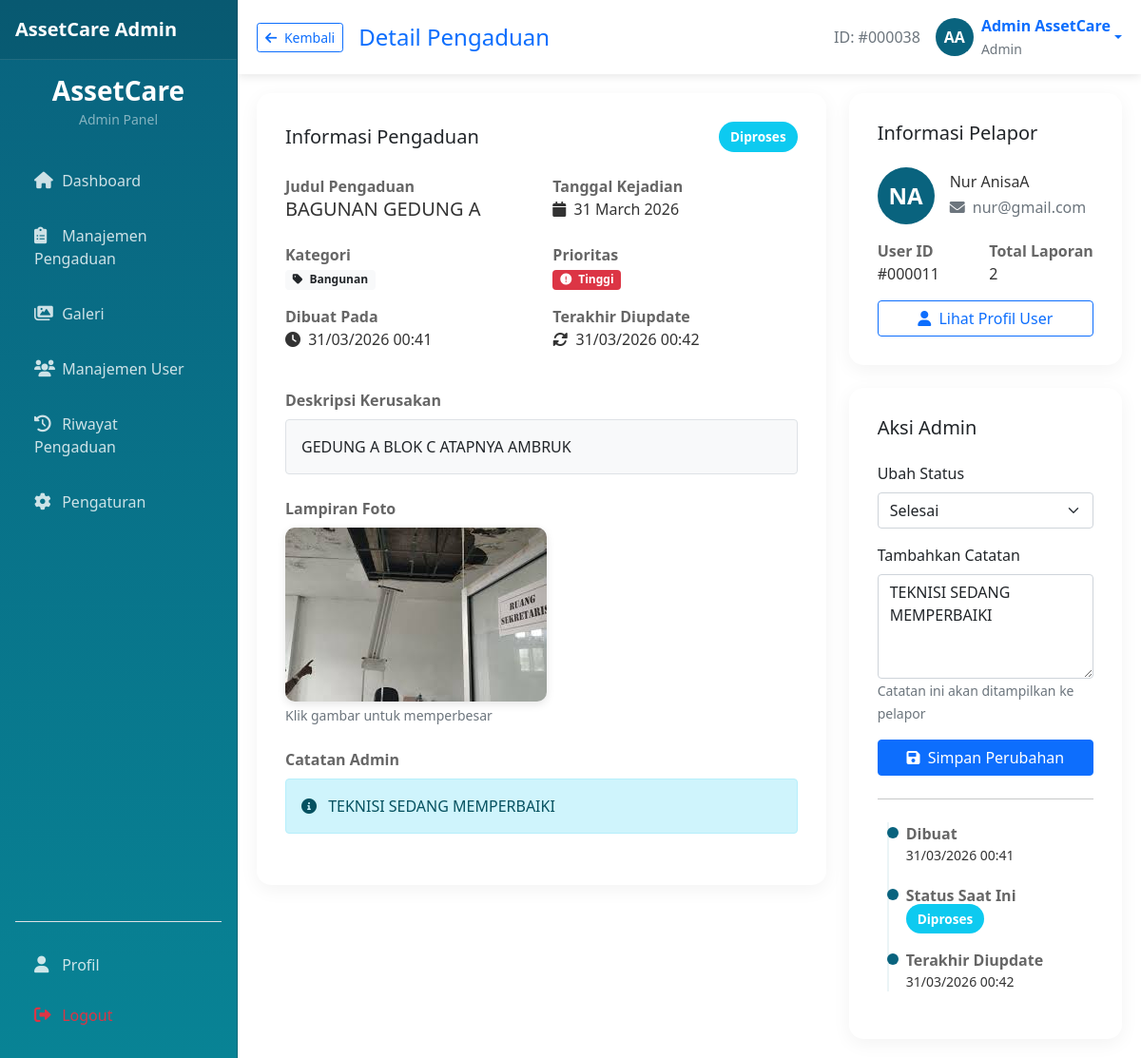
The app's page /admin/detail_pengaduan.php?id=38 (signed in) with its own data.
### tables this page shows
CREATE TABLE `pengaduan` (
  `id` int(11) NOT NULL,
  `user_id` int(11) NOT NULL,
  `tanggal_kejadian` date NOT NULL,
  `judul` varchar(200) NOT NULL,
  `kategori` varchar(255) DEFAULT NULL,
  `prioritas` enum('Rendah','Sedang','Tinggi') NOT NULL,
  `lampiran` varchar(255) DEFAULT NULL,
  `deskripsi` text NOT NULL,
  `status` enum('Menunggu','Diproses','Selesai','Ditolak') DEFAULT 'Menunggu',
  `catatan_admin` text DEFAULT NULL,
  `created_at` timestamp NOT NULL DEFAULT current_timestamp(),
  `updated_at` timestamp NOT NULL DEFAULT current_timestamp() ON UPDATE current_timestamp()
);

CREATE TABLE `users` (
  `id` int(11) NOT NULL,
  `nama` varchar(100) NOT NULL,
  `email` varchar(100) NOT NULL,
  `password` varchar(255) NOT NULL,
  `role` enum('pegawai','admin') DEFAULT 'pegawai',
  `status` varchar(10) DEFAULT 'aktif',
  `created_at` timestamp NOT NULL DEFAULT current_timestamp(),
  `updated_at` timestamp NOT NULL DEFAULT current_timestamp() ON UPDATE current_timestamp()
);

### config/database.php (called while the page is built, shortened)
<?php
class Database {
    private $host = "localhost";
    private $username = "root";
    private $password = "";
    private $database = "sapraskantor";
    public $conn;
    public function __construct() {
        $this->conn = new mysqli($this->host, $this->username, $this->password, $this->database);
    }
    public function escape_string($string) {
        return $this->conn->real_escape_string($string);
    }
    public function query($sql) {
        return $this->conn->query($sql);
    }
}
function generateInitials($name) {
    $words = explode(' ', $name);
    $initials = '';
    foreach ($words as $word) {
        if (!empty($word)) {
            $initials .= strtoupper($word[0]);
        }
    }
    return substr($initials, 0, 2);
}
?>

### admin/detail_pengaduan.php (the view, shortened to what this page needs)
<?php
require_once '../config/database.php';
$db = new Database();
$pengaduan_id = $db->escape_string($_GET['id']);
$query = "SELECT p.*, u.nama as nama_user, u.email as email_user
          FROM pengaduan p
          LEFT JOIN users u ON p.user_id = u.id
          WHERE p.id = '$pengaduan_id'";
$result = $db->query($query);
$pengaduan = $result->fetch_assoc();
?>
<!DOCTYPE html>
<html lang="id">
<head>
    <link href="https://cdn.jsdelivr.net/npm/bootstrap@5.1.3/dist/css/bootstrap.min.css" rel="stylesheet">
    <link rel="stylesheet" href="https://cdnjs.cloudflare.com/ajax/libs/font-awesome/6.0.0/css/all.min.css">
</head>
<body>
    <?php include 'sidebar.php'; ?>
    <div class="main-content">
        <div class="navbar-top d-flex justify-content-between align-items-center">
            <div class="d-flex align-items-center gap-3">
                <a href="pengaduan.php" class="btn btn-outline-primary btn-sm">
                    <i class="fas fa-arrow-left me-1"></i> Kembali
                </a>
                <h4 class="mb-0 text-primary">Detail Pengaduan</h4>
            </div>
            <div class="d-flex align-items-center gap-3">
                <span class="text-muted">ID: #<?php echo str_pad($pengaduan['id'], 6, '0', STR_PAD_LEFT); ?></span>
                <div class="dropdown">
                    <a href="#" class="d-flex align-items-center text-decoration-none dropdown-toggle"
                       data-bs-toggle="dropdown">
                        <div class="profile-avatar me-2">
                            <?php echo generateInitials($_SESSION['nama']); ?>
                        </div>
                        <div>
                            <span class="fw-bold"><?php echo $_SESSION['nama']; ?></span><br>
                            <small class="text-muted">Admin</small>
                        </div>
                    </a>
                </div>
            </div>
        </div>
        <div class="row">
            <div class="col-lg-8 mb-4">
                <div class="detail-card">
                    <div class="d-flex justify-content-between align-items-center mb-4">
                        <h5 class="mb-0">Informasi Pengaduan</h5>
                        <span class="badge-status badge-<?php echo strtolower($pengaduan['status']); ?>">
                            <?php echo $pengaduan['status']; ?>
                        </span>
                    </div>
                    <div class="row mb-4">
                        <div class="col-md-6 mb-3">
                            <div class="info-label">Judul Pengaduan</div>
                            <div class="info-value h5"><?php echo htmlspecialchars($pengaduan['judul']); ?></div>
                        </div>
                        <div class="col-md-6 mb-3">
                            <div class="info-label">Tanggal Kejadian</div>
                            <div class="info-value">
                                <i class="fas fa-calendar me-1"></i>
                                <?php echo date('d F Y', strtotime($pengaduan['tanggal_kejadian'])); ?>
                            </div>
                        </div>
                        <div class="col-md-6 mb-3">
                            <div class="info-label">Kategori</div>
                            <div class="info-value">
                                <span class="badge bg-light text-dark">
                                    <i class="fas fa-tag me-1"></i>
                                    <?php echo $pengaduan['kategori']; ?>
                                </span>
                            </div>
                        </div>
                        <div class="col-md-6 mb-3">
                            <div class="info-label">Prioritas</div>
                            <div class="info-value">
                                <?php
                                $priority_color = '';
                                switch($pengaduan['prioritas']) {
                                    case 'Tinggi': $priority_color = 'danger'; break;
                                }
                                ?>
                                <span class="badge bg-<?php echo $priority_color; ?>">
                                    <i class="fas fa-exclamation-circle me-1"></i>
                                    <?php echo $pengaduan['prioritas']; ?>
                                </span>
                            </div>
                        </div>
                        <div class="col-md-6 mb-3">
                            <div class="info-label">Dibuat Pada</div>
                            <div class="info-value">
                                <i class="fas fa-clock me-1"></i>
                                <?php echo date('d/m/Y H:i', strtotime($pengaduan['created_at'])); ?>
                            </div>
                        </div>
                        <div class="col-md-6 mb-3">
                            <div class="info-label">Terakhir Diupdate</div>
                            <div class="info-value">
                                <i class="fas fa-sync-alt me-1"></i>
                                <?php echo date('d/m/Y H:i', strtotime($pengaduan['updated_at'])); ?>
                            </div>
                        </div>
                    </div>
                    <div class="mb-4">
                        <div class="info-label mb-2">Deskripsi Kerusakan</div>
                        <div class="border rounded p-3 bg-light">
                            <?php echo nl2br(htmlspecialchars($pengaduan['deskripsi'])); ?>
                        </div>
                    </div>
                    <?php if ($pengaduan['lampiran']): ?>
                        <div class="mb-4">
                            <div class="info-label mb-2">Lampiran Foto</div>
                            <div>
                                <img src="../assets/uploads/<?php echo $pengaduan['lampiran']; ?>"
                                     alt="Lampiran Pengaduan"
                                     class="image-preview img-fluid"
                                     data-bs-toggle="modal" data-bs-target="#imageModal">
                                <small class="d-block text-muted mt-1">Klik gambar untuk memperbesar</small>
                            </div>
                        </div>
                    <?php endif; ?>
                    <?php if ($pengaduan['catatan_admin']): ?>
                        <div class="mb-4">
                            <div class="info-label mb-2">Catatan Admin</div>
                            <div class="alert alert-info">
                                <i class="fas fa-info-circle me-2"></i>
                                <?php echo nl2br(htmlspecialchars($pengaduan['catatan_admin'])); ?>
                            </div>
                        </div>
                    <?php endif; ?>
                </div>
            </div>
            <div class="col-lg-4">
                <div class="detail-card mb-4">
                    <h5 class="mb-4">Informasi Pelapor</h5>
                    <div class="d-flex align-items-center mb-3">
                        <div class="profile-avatar me-3" style="width: 60px; height: 60px; font-size: 1.5rem;">
                            <?php echo generateInitials($pengaduan['nama_user']); ?>
                        </div>
                        <div>
                            <div class="info-value h6 mb-1"><?php echo $pengaduan['nama_user']; ?></div>
                            <div class="text-muted">
                                <i class="fas fa-envelope me-1"></i>
                                <?php echo $pengaduan['email_user']; ?>
                            </div>
                        </div>
                    </div>
                    <div class="row g-2">
                        <div class="col-6">
                            <div class="info-label">User ID</div>
                            <div class="info-value">#<?php echo str_pad($pengaduan['user_id'], 6, '0', STR_PAD_LEFT); ?></div>
                        </div>
                        <div class="col-6">
                            <div class="info-label">Total Laporan</div>
                            <div class="info-value">
                                <?php
                                $total_query = $db->query("SELECT COUNT(*) as total FROM pengaduan WHERE user_id = '{$pengaduan['user_id']}'");
                                $total = $total_query->fetch_assoc()['total'];
                                echo $total;
                                ?>
                            </div>
                        </div>
                    </div>
                    <div class="mt-3">
                        <a href="profil_user.php?id=<?php echo $pengaduan['user_id']; ?>" class="btn btn-outline-primary w-100">
    <i class="fas fa-user me-1"></i> Lihat Profil User
</a>
                    </div>
                </div>
                <div class="detail-card">
                    <h5 class="mb-4">Aksi Admin</h5>
                    <form method="POST">
                        <div class="mb-3">
                            <label class="form-label">Ubah Status</label>
                            <select class="form-select" name="new_status" required>
                                <?php if ($pengaduan['status'] == 'Menunggu'): ?>
                                    <option value="Diproses">Diproses</option>
                                    <option value="Ditolak">Ditolak</option>
                                <?php elseif ($pengaduan['status'] == 'Diproses'): ?>
                                    <option value="Selesai">Selesai</option>
                                <?php else: ?>
                                    <option value="<?php echo $pengaduan['status']; ?>" selected><?php echo $pengaduan['status']; ?></option>
                                <?php endif; ?>
                            </select>
                        </div>
                        <div class="mb-3">
                            <label class="form-label">Tambahkan Catatan</label>
                            <textarea class="form-control" name="catatan_admin" rows="4"
                                      placeholder="Tambahkan catatan untuk pelapor..."><?php echo $pengaduan['catatan_admin']; ?></textarea>
                            <small class="text-muted">Catatan ini akan ditampilkan ke pelapor</small>
                        </div>
                        <button type="submit" name="update_status" class="btn btn-primary w-100">
                            <i class="fas fa-save me-1"></i> Simpan Perubahan
                        </button>
                    </form>
                    <hr class="my-4">
                    <div class="timeline">
                        <div class="timeline-item">
                            <div class="info-label">Dibuat</div>
                            <div class="info-value small">
                                <?php echo date('d/m/Y H:i', strtotime($pengaduan['created_at'])); ?>
                            </div>
                        </div>
                        <div class="timeline-item">
                            <div class="info-label">Status Saat Ini</div>
                            <div class="info-value">
                                <span class="badge-status badge-<?php echo strtolower($pengaduan['status']); ?>">
                                    <?php echo $pengaduan['status']; ?>
                                </span>
                            </div>
                        </div>
                        <?php if ($pengaduan['updated_at'] != $pengaduan['created_at']): ?>
                            <div class="timeline-item">
                                <div class="info-label">Terakhir Diupdate</div>
                                <div class="info-value small">
                                    <?php echo date('d/m/Y H:i', strtotime($pengaduan['updated_at'])); ?>
                                </div>
                            </div>
                        <?php endif; ?>
                    </div>
                </div>
            </div>
        </div>
    </div>
</body>
</html>

### admin/detail_pengaduan.php (style rules this page uses)
:root { --primary: #09637E; --secondary: #088395; --accent: #7AB2B2; --light: #EBF4F6; }
.profile-avatar { width: 40px; height: 40px; background: var(--primary); color: white; border-radius: 50%; display: flex; align-items: center; justify-content: center; font-weight: bold; }
.main-content { margin-left: 250px; padding: 20px; }
.navbar-top { background: white; box-shadow: 0 2px 10px rgba(0, 0, 0, 0.1); padding: 15px 20px; margin: -20px -20px 20px; }
.detail-card { background: white; border-radius: 15px; box-shadow: 0 5px 20px rgba(0, 0, 0, 0.05); padding: 30px; }
.info-label { color: #666; font-weight: 600; min-width: 150px; }
.info-value { color: #333; font-weight: 500; }
.badge-status { padding: 6px 12px; border-radius: 20px; font-size: 0.85rem; font-weight: 600; }
.badge-diproses { background: #0dcaf0; color: white; }
.timeline { position: relative; padding-left: 30px; }
.timeline::before { content: ''; position: absolute; left: 10px; top: 0; bottom: 0; width: 2px; background: var(--light); }
.timeline-item { position: relative; margin-bottom: 20px; }
.timeline-item::before { content: ''; position: absolute; left: -20px; top: 5px; width: 12px; height: 12px; border-radius: 50%; background: var(--primary); }
.image-preview { max-width: 300px; border-radius: 10px; box-shadow: 0 3px 10px rgba(0,0,0,0.1); }

### admin/sidebar.php (style rules this page uses)
@media (min-width: 992px) { .main-content { margin-left: 250px; } }

### records on screen
pengaduan: id "000038", status "Diproses", judul "BAGUNAN GEDUNG A", tanggal_kejadian "31 March 2026", kategori "Bangunan", prioritas "Tinggi", created_at "31/03/2026 00:41", updated_at "31/03/2026 00:42", deskripsi "GEDUNG A BLOK C ATAPNYA AMBRUK", lampiran (picture), catatan_admin "TEKNISI SEDANG MEMPERBAIKI", user.nama "NA", user.nama "Nur AnisaA", user.email "nur@gmail.com", user "000011", new_status "Selesai"

### other values on screen
generateInitials($_SESSION['nama']) "AA"
$_SESSION['nama'] "Admin AssetCare"
$total "2"
